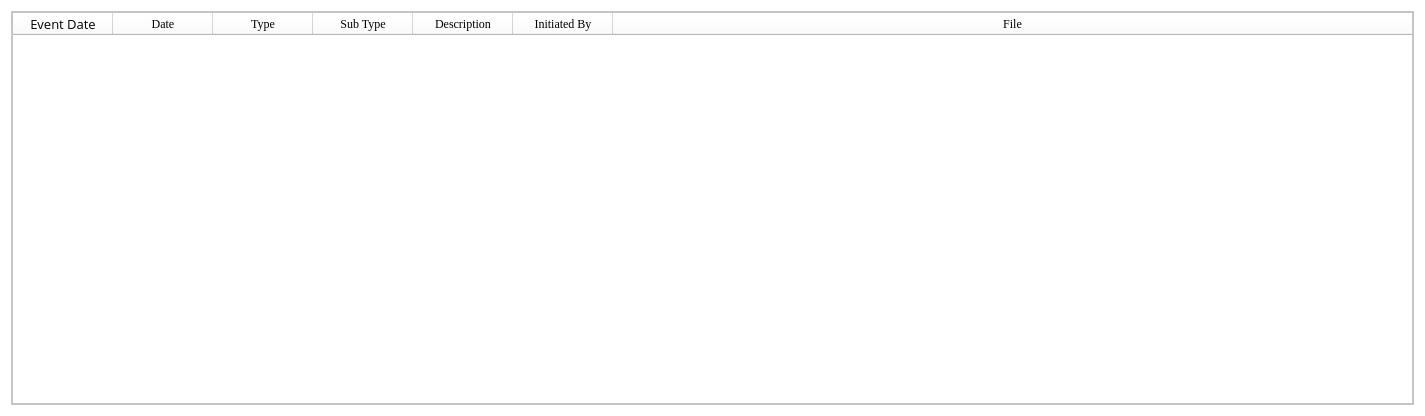
<?xml version="1.0" encoding="UTF-8"?>
<ui version="4.0">
 <class>Form</class>
 <widget class="QWidget" name="Form">
  <property name="geometry">
   <rect>
    <x>0</x>
    <y>0</y>
    <width>1425</width>
    <height>416</height>
   </rect>
  </property>
  <property name="windowTitle">
   <string>Form</string>
  </property>
  <property name="styleSheet">
   <string notr="true">background-color: rgb(255, 255, 255);</string>
  </property>
  <layout class="QGridLayout" name="gridLayout">
   <item row="0" column="0">
    <widget class="QScrollArea" name="scrollArea">
     <property name="widgetResizable">
      <bool>true</bool>
     </property>
     <widget class="QWidget" name="meetingArea">
      <property name="geometry">
       <rect>
        <x>0</x>
        <y>0</y>
        <width>1405</width>
        <height>396</height>
       </rect>
      </property>
      <layout class="QVBoxLayout" name="verticalLayout">
       <property name="leftMargin">
        <number>0</number>
       </property>
       <property name="topMargin">
        <number>0</number>
       </property>
       <property name="rightMargin">
        <number>0</number>
       </property>
       <property name="bottomMargin">
        <number>0</number>
       </property>
       <item>
        <widget class="QTableWidget" name="meetingTable">
         <attribute name="horizontalHeaderStretchLastSection">
          <bool>true</bool>
         </attribute>
         <column>
          <property name="text">
           <string>Event Date</string>
          </property>
          <property name="font">
           <font>
            <family>Open Sans</family>
            <pointsize>10</pointsize>
            <stylestrategy>PreferAntialias</stylestrategy>
           </font>
          </property>
         </column>
         <column>
          <property name="text">
           <string>Date</string>
          </property>
          <property name="font">
           <font>
            <family>Georgia</family>
            <stylestrategy>PreferAntialias</stylestrategy>
           </font>
          </property>
         </column>
         <column>
          <property name="text">
           <string>Type</string>
          </property>
          <property name="font">
           <font>
            <family>Georgia</family>
            <stylestrategy>PreferAntialias</stylestrategy>
           </font>
          </property>
         </column>
         <column>
          <property name="text">
           <string>Sub Type</string>
          </property>
          <property name="font">
           <font>
            <family>Georgia</family>
            <stylestrategy>PreferAntialias</stylestrategy>
           </font>
          </property>
         </column>
         <column>
          <property name="text">
           <string>Description</string>
          </property>
          <property name="font">
           <font>
            <family>Georgia</family>
            <stylestrategy>PreferAntialias</stylestrategy>
           </font>
          </property>
         </column>
         <column>
          <property name="text">
           <string>Initiated By</string>
          </property>
          <property name="font">
           <font>
            <family>Georgia</family>
            <stylestrategy>PreferAntialias</stylestrategy>
           </font>
          </property>
         </column>
         <column>
          <property name="text">
           <string>File</string>
          </property>
          <property name="font">
           <font>
            <family>Georgia</family>
            <stylestrategy>PreferAntialias</stylestrategy>
           </font>
          </property>
         </column>
        </widget>
       </item>
      </layout>
     </widget>
    </widget>
   </item>
  </layout>
 </widget>
 <resources/>
 <connections/>
</ui>
